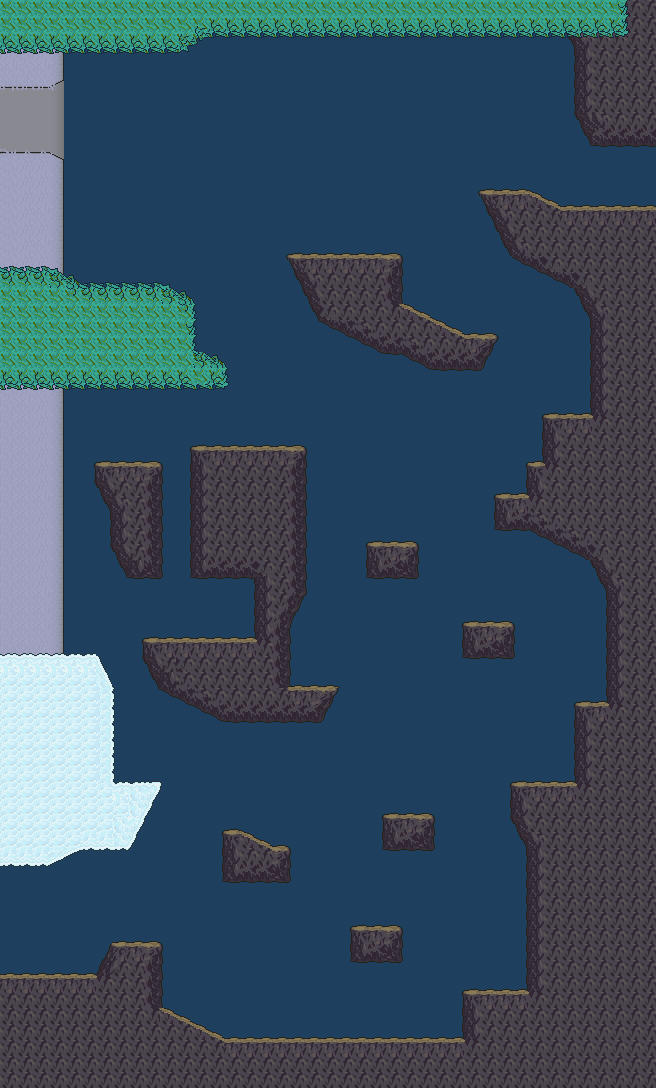

This game map was drawn from its Tiled (.tmx) file and the tilesets committed beside it. A one-line description and the trimmed map source follow:
An orthogonal 41x68 tile map with 16x16 px tiles, 3 tile layers (bg, trunk, ground), 4 tilesets.

<map version="1.0" orientation="orthogonal" renderorder="right-down" width="41" height="68" tilewidth="16" tileheight="16" backgroundcolor="#1f3f5f" nextobjectid="1">
 <properties>
  <property name="unity:sortingLayerName" value="Platforms" />
  <property name="unity:sortingOrder" value="1" />
  <property name="unity:tag" value="Map" />
 </properties>
 <tileset firstgid="1" source="img/mountain_1.tsx" />
 <tileset firstgid="267" source="img/tundra_1.tsx" />
 <tileset firstgid="533" source="img/tree_1_tundra.tsx" />
 <tileset firstgid="599" source="img/leaves_2.tsx" />
 <layer name="bg" width="41" height="68">
  <data>[2788 cells, 28 non-empty, 3 distinct tile ids]</data>
 </layer>
 <layer name="trunk" width="41" height="68">
  <data>[2788 cells, 197 non-empty, 34 distinct tile ids]</data>
 </layer>
 <layer name="ground" width="41" height="68">
  <data>[2788 cells, 1458 non-empty, 157 distinct tile ids]</data>
 </layer>
</map>
